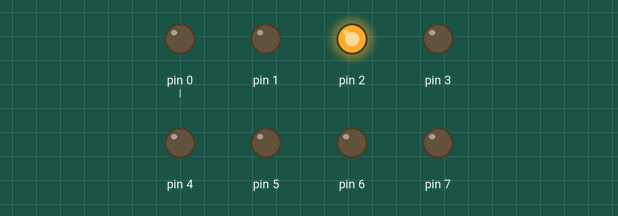
Recording of a sketch running on a simulated Arduino Uno, built with avr-gcc and run on an emulated ATmega328P. Shown: output pins drawn as LEDs (lit = HIGH).

Above: at 0.1 s.
At 4.1 s:
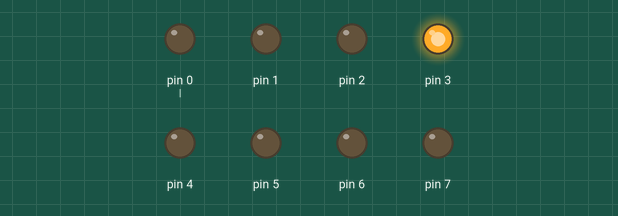
At 8.1 s:
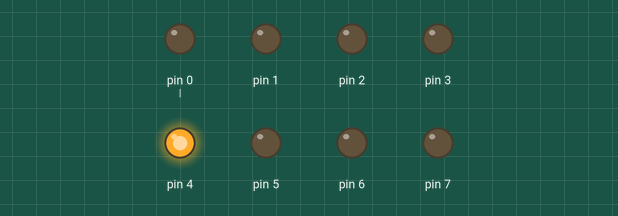
At 12.1 s:
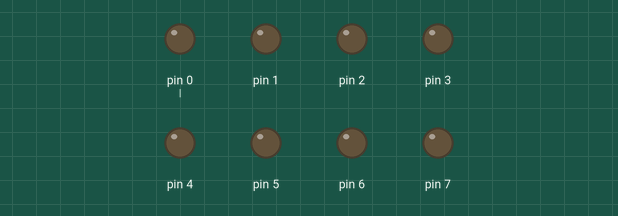
Timing chart, 0 to 13.6 s (numbered marks = the images above):
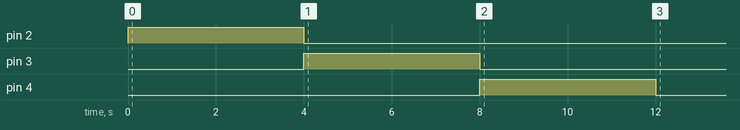

Measured:
- by itself, pin 2: LOW → HIGH at 0.00 s, → LOW 4.0 s later
- by itself, pin 3: LOW → HIGH at 4.0 s, → LOW 4.0 s later
- by itself, pin 4: LOW → HIGH at 8.0 s, → LOW 4.0 s later

The sketch:

sketch_plant_watering.ino
```cpp
#include<Narcoleptic.h>
const byte l=0;
byte d=l, n=8; //n represents number of plants
void setup()
{
 for(byte i=0;i<n;i++)
 {
  pinMode(l+i,OUTPUT);
 }

}

void loop()
{
  for(byte i=0;i<n;i++)
  {
   if(d==2||d==3||d==4) // n number of motors can be added according to water requirements with delay time to trigger the motor for the time limit
    {
      digitalWrite(d,HIGH);
      Narcoleptic.delay(4000);
      digitalWrite(d,LOW);
    }
  d++;
  }

 Narcoleptic.delay(86400000); // for 1 day delay (in seconds)

}
```
